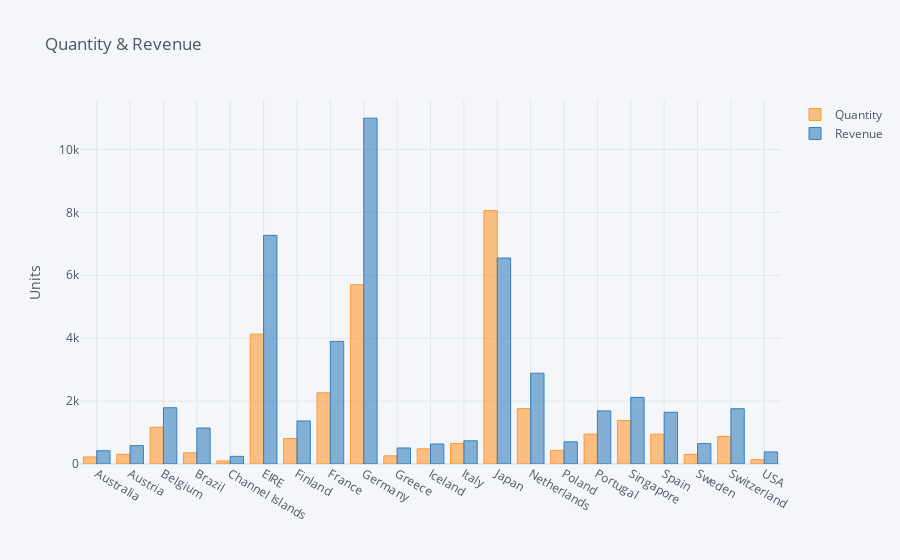

Notebook code for this chart:
### Code cell
plotone.iplot(kind='bar', yTitle='Units', title='Quantity & Revenue')

### Figure 1 — Plotly figure (JSON) as saved in the notebook; plotly's stock layout.template omitted (floating-point values rounded to 4 significant figures)
{"data": [{"marker": {"color": "rgba(255, 153, 51, 0.6)", "line": {"color": "rgba(255, 153, 51, 1.0)", "width": 1}}, "name": "Quantity", "orientation": "v", "text": "", "type": "bar", "x": ["Australia", "Austria", "Belgium", "Brazil", "Channel Islands", "EIRE", "Finland", "France", "Germany", "Greece", "Iceland", "Italy", "Japan", "Netherlands", "Poland", "Portugal", "Singapore", "Spain", "Sweden", "Switzerland", "USA"], "y": [224, 308, 1170, 356, 96, 4129, 810, 2265, 5702, 260, 483, 653, 8058, 1762, 432, 951, 1384, 948, 306, 878, 137]}, {"marker": {"color": "rgba(55, 128, 191, 0.6)", "line": {"color": "rgba(55, 128, 191, 1.0)", "width": 1}}, "name": "Revenue", "orientation": "v", "text": "", "type": "bar", "x": ["Australia", "Austria", "Belgium", "Brazil", "Channel Islands", "EIRE", "Finland", "France", "Germany", "Greece", "Iceland", "Italy", "Japan", "Netherlands", "Poland", "Portugal", "Singapore", "Spain", "Sweden", "Switzerland", "USA"], "y": [421.6, 584.8, 1788.0, 1144.0, 243.0, 7270.0, 1369.0, 3899.0, 10990.0, 509.7, 636.2, 737.8, 6549.0, 2887.0, 705.8, 1688.0, 2119.0, 1646.0, 649.1, 1757.0, 383.9]}], "layout": {"legend": {"bgcolor": "#F5F6F9", "font": {"color": "#4D5663"}}, "paper_bgcolor": "#F5F6F9", "plot_bgcolor": "#F5F6F9", "title": {"font": {"color": "#4D5663"}, "text": "Quantity & Revenue"}, "xaxis": {"gridcolor": "#E1E5ED", "showgrid": true, "tickfont": {"color": "#4D5663"}, "title": {"font": {"color": "#4D5663"}, "text": ""}, "zerolinecolor": "#E1E5ED"}, "yaxis": {"gridcolor": "#E1E5ED", "showgrid": true, "tickfont": {"color": "#4D5663"}, "title": {"font": {"color": "#4D5663"}, "text": "Units"}, "zerolinecolor": "#E1E5ED"}}}
